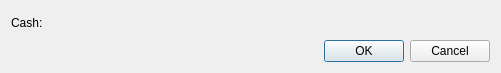
<?xml version="1.0" encoding="UTF-8"?>
<ui version="4.0">
 <class>CashInfo</class>
 <widget class="QDialog" name="CashInfo">
  <property name="geometry">
   <rect>
    <x>0</x>
    <y>0</y>
    <width>501</width>
    <height>73</height>
   </rect>
  </property>
  <property name="windowTitle">
   <string>Information about cash</string>
  </property>
  <property name="locale">
   <locale language="English" country="UnitedStates"/>
  </property>
  <property name="modal">
   <bool>false</bool>
  </property>
  <layout class="QGridLayout" name="gridLayout">
   <property name="leftMargin">
    <number>11</number>
   </property>
   <property name="topMargin">
    <number>11</number>
   </property>
   <property name="rightMargin">
    <number>11</number>
   </property>
   <property name="bottomMargin">
    <number>11</number>
   </property>
   <item row="0" column="1">
    <widget class="QLabel" name="cashLb">
     <property name="text">
      <string>Cash:</string>
     </property>
    </widget>
   </item>
   <item row="0" column="2">
    <widget class="QLabel" name="cashValueLb">
     <property name="text">
      <string/>
     </property>
    </widget>
   </item>
   <item row="0" column="3">
    <widget class="QLabel" name="cashCurLb">
     <property name="text">
      <string/>
     </property>
    </widget>
   </item>
   <item row="1" column="1" colspan="3">
    <layout class="QHBoxLayout" name="horizontalLayout">
     <item>
      <spacer name="horizontalSpacer">
       <property name="orientation">
        <enum>Qt::Horizontal</enum>
       </property>
       <property name="sizeHint" stdset="0">
        <size>
         <width>40</width>
         <height>20</height>
        </size>
       </property>
      </spacer>
     </item>
     <item>
      <widget class="QPushButton" name="okBtn">
       <property name="text">
        <string>OK</string>
       </property>
      </widget>
     </item>
     <item>
      <widget class="QPushButton" name="cancelBtn">
       <property name="text">
        <string>Cancel</string>
       </property>
      </widget>
     </item>
    </layout>
   </item>
  </layout>
 </widget>
 <tabstops>
  <tabstop>okBtn</tabstop>
  <tabstop>cancelBtn</tabstop>
 </tabstops>
 <resources/>
 <connections/>
</ui>
